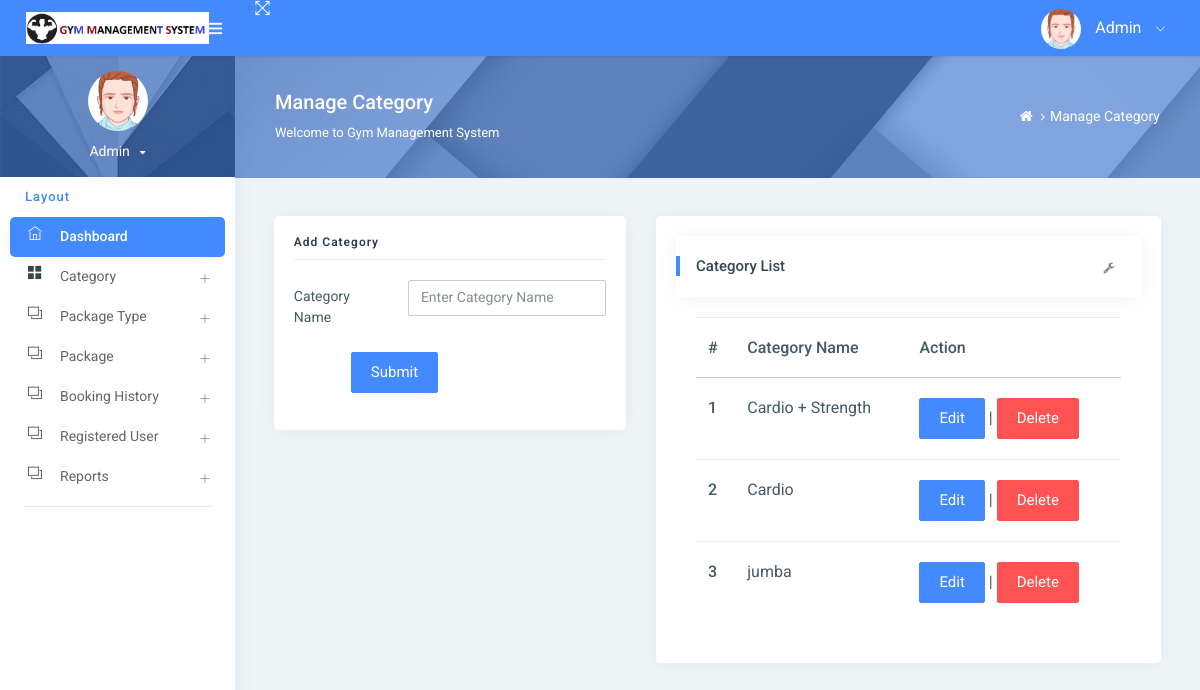
/manageCategory/ (signed in), run on an earlier commit of the app's database.
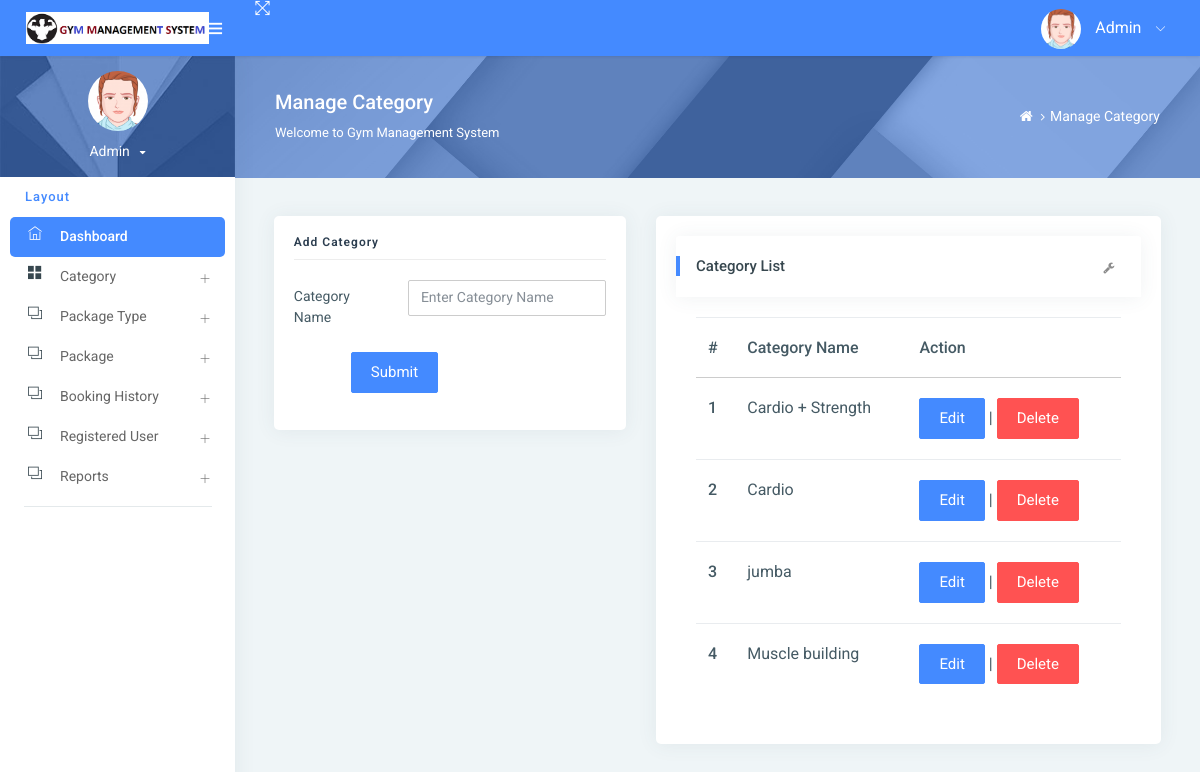
And on a later commit of the database.
### gym/models.py (models this page shows, shortened)
class Category(models.Model):
    categoryname = models.CharField(max_length=200, null=True)
    status = models.CharField(max_length=300, null=True)
    creationdate = models.DateTimeField(auto_now_add=True)

### gym/views.py (the view)
# urls.py: path('manageCategory/', manageCategory, name='manageCategory'),
def manageCategory(request):
    if not request.user.is_authenticated:
        return redirect('admin_login')
    category = Category.objects.all()
    try:
        if request.method == "POST":
            categoryname = request.POST['categoryname']
            try:
                Category.objects.create(categoryname=categoryname)
                error = "no"
            except:
                error = "yes"
    except:
        pass
    return render(request, 'admin/manageCategory.html', locals())

### gym/templates/admin/manageCategory.html (shortened to what the changed rows need)
{% extends 'admin_base.html' %}
{% load static %}
{% block main %}
<div class="pcoded-inner-content">
    <div class="main-body">
        <div class="page-wrapper">
            <div class="page-body">
                <div class="row">
                    <div class="col-md-7">
                        <div class="card">
                            <div class="card-block">
                                <div class="card-block table-border-style">
                                    <div class="table-responsive">
                                        <table class="table">
                                            <thead>
                                            <tr>
                                                <th>#</th>
                                                <th>Category Name</th>
                                                <th>Action</th>
                                            </tr>
                                            </thead>
                                            <tbody>
                                            {% for i in category %}
                                            <tr>
                                                <th scope="row">{{forloop.counter}}</th>
                                                <td>{{i.categoryname}}</td>
                                                <td><a href="{% url 'editCategory' i.id %}" class="btn btn-primary">Edit</a> |
                                                    <a href="{% url 'deleteCategory' i.id %}"
                                                       onclick="return confirm('Are you sure to Delete')"
                                                       class="btn btn-danger">Delete</a></td>
                                            </tr>
                                            {% endfor %}
                                            </tbody>
                                        </table>
                                    </div>
                                </div>
                            </div>
                        </div>
                    </div>
                </div>
            </div>
        </div>
    </div>
</div>
{% endblock %}

What changed in the data, as far as the page shows it:
added Category: categoryname "Muscle building"
